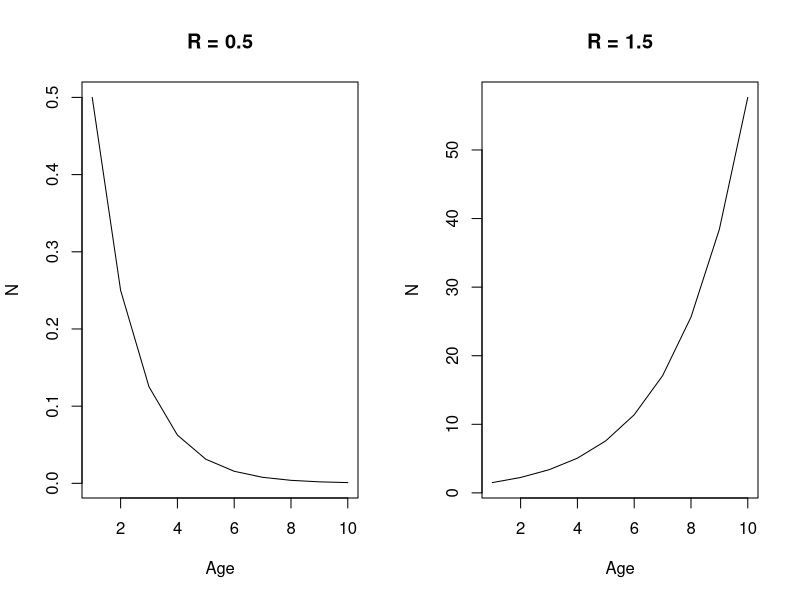
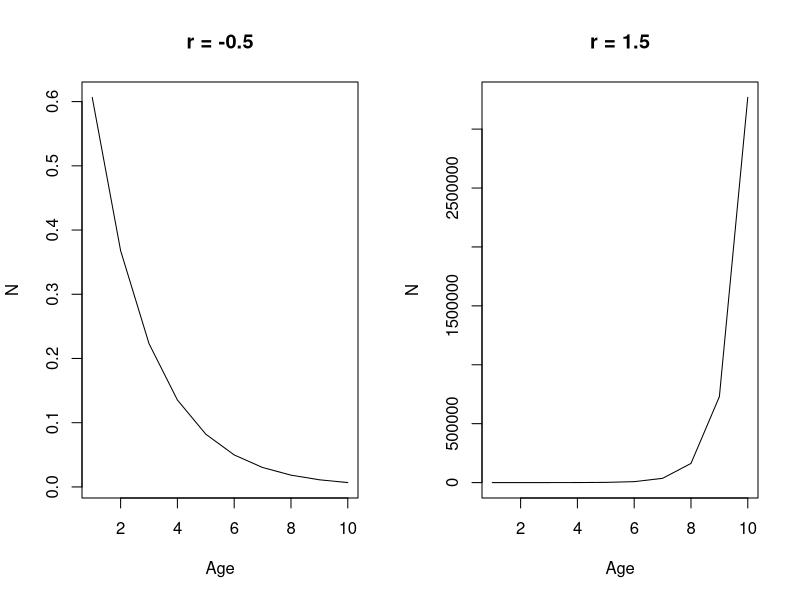
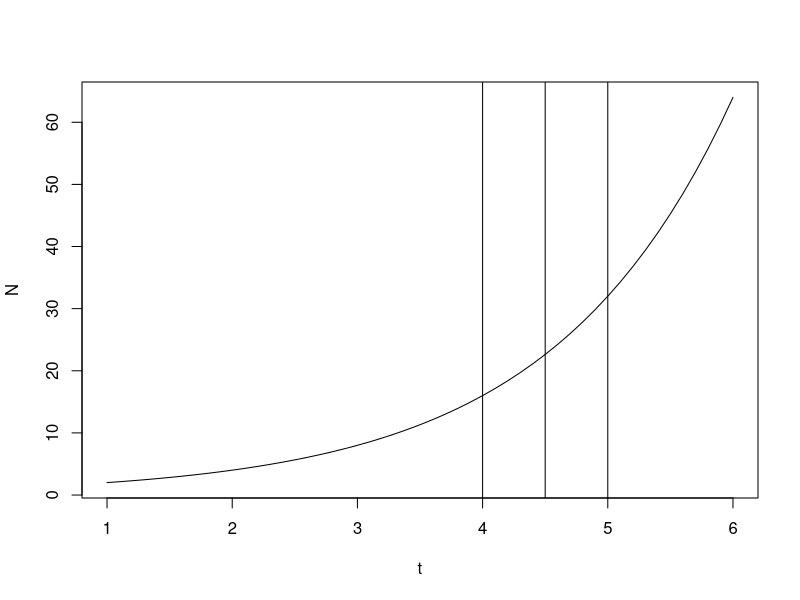
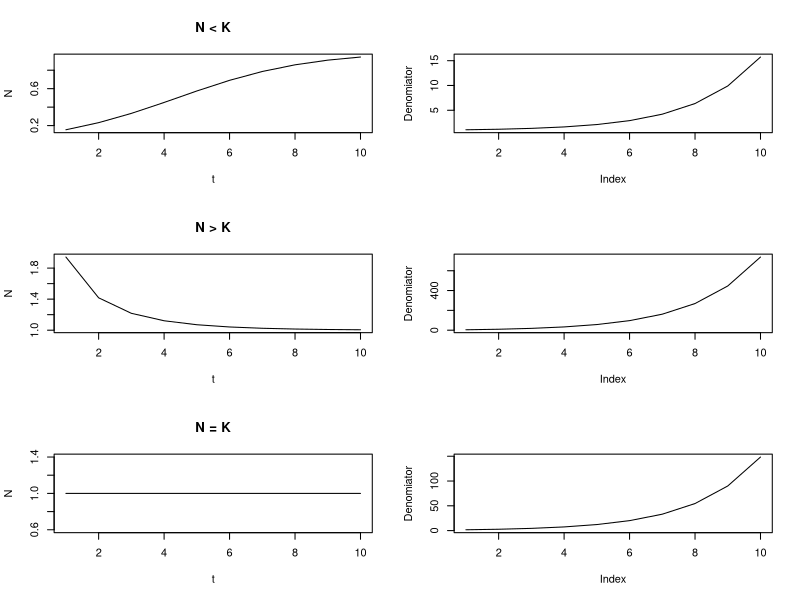
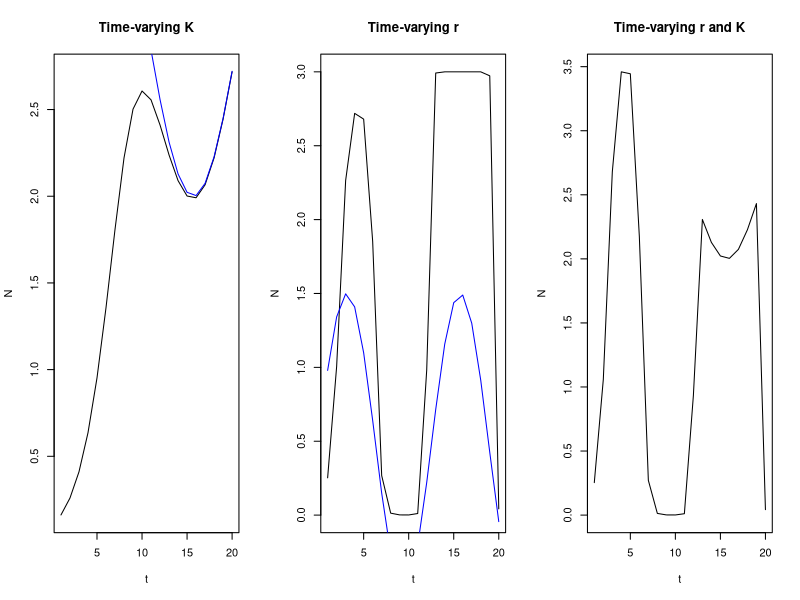
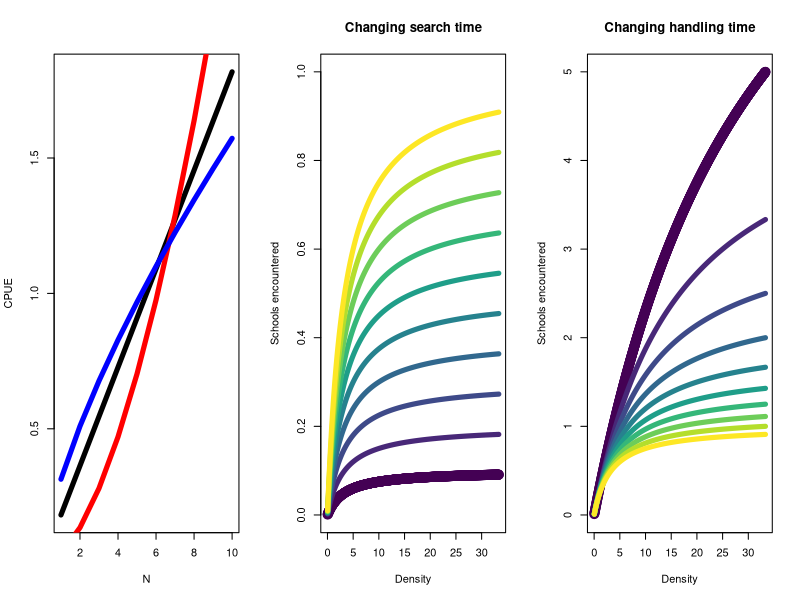

Write R code to recreate these figures, in order.
## ---- chunk 1
R_0.5 <- 0.5 # Constant ratio of growth
R_1.5 <- 1.5 # Constant ratio of growth
t <- seq(1,10,1) # time index
N <- 1 # Numbers in time 1

par(mfrow = c(1,2))
plot(N*R_0.5^t, xlab = "Age", ylab = "N", main = "R = 0.5", type = "l")
plot(N*R_1.5^t, xlab = "Age", ylab = "N", main = "R = 1.5", type = "l")
## ---- chunk 2
R_0.5 <- -0.5 # instantaneous rate of growth 
R_1.5 <- 1.5 # instantaneous rate of growth 
t <- seq(1,10,1) # time index
N <- 1 # Numbers in time 1

par(mfrow = c(1,2))
plot(N*exp(R_0.5*t), xlab = "Age", ylab = "N", main = "r = -0.5", type = "l")
plot(N*exp(R_1.5*t), xlab = "Age", ylab = "N", main = "r = 1.5", type = "l")
## ---- chunk 3
N0 <- 1 # start numbers
R <- log(2) # change in growth
t <- seq(1,6, 0.1) # time sequence
par(mfrow = c(1,1))
plot(t, N0 * exp(R * t), type = "l", xlab = "t", ylab = "N")
abline(v = 4)
abline(v = 4.5)
abline(v = 5)
## ---- chunk 4
N01 <- 0.1 # start N
N02 <- 5 # start N
N03 <- 1 # start N
r <- 0.5 # rate of growth
K <- 1 # carrying capacity
t <- seq(1, 10, 1) # time index
par(mfrow = c(3,2))
plot(t, N01 * exp(r * t) / (1 - (N01/K) + (N01/K * exp(r*t))), type = "l", ylab = "N", main = "N < K")
plot((1 - N01/K + N01/K * exp(r*t)), type = "l", ylab = "Denomiator")
plot(t, N02 * exp(r * t) / (1 - (N02/K) + (N02/K * exp(r*t))), type = "l", ylab = "N", main = "N > K")
plot((1 - N02/K + N02/K * exp(r*t)), type = "l", ylab = "Denomiator")
plot(t, N03 * exp(r * t) / (1 - (N03/K) + (N03/K * exp(r*t))), type = "l", ylab = "N", main = "N = K")
plot((1 - N03/K + N03/K * exp(r*t)), type = "l", ylab = "Denomiator")
## ---- chunk 5
N01 <- 0.1
t <- seq(1, 20, 1) # time index
r_constant <- 0.5 # constant rate of growth
r <- sin(0.5 * t) + 0.5 # rate of growth
K <- sin(0.3*t) + 3 # carrying capacity
K_constant <- 3 # constant K

par(mfrow = c(1,3))
plot(t, N01 * exp(r_constant * t) / (1 - (N01/K) + (N01/K * exp(r_constant*t))), type = "l", ylab = "N", main = "Time-varying K")
lines(t, K, col = "blue")
plot(t, N01 * exp(r * t) / (1 - (N01/K_constant) + (N01/K_constant * exp(r*t))), type = "l", ylab = "N", main = "Time-varying r")
lines(t, r, type = "l", col = "blue")
plot(t, N01 * exp(r * t) / (1 - (N01/K) + (N01/K * exp(r*t))), type = "l", ylab = "N", main = "Time-varying r and K")

## ---- chunk 6
q <- 1 # catchability
N <- seq(1, 10, 1) # abundance
E <- 3 # effort
alpha <- 0 # alpha for effort
beta_1 <- 0 # beta for abundance (proportional)
beta_2 <- 0.8 # beta for abundance (hyperdepletion)
beta_3 <- -0.3 # beta for abundance (hyperstable)

CPUE_prop <- (q * E^(alpha) * N^(beta_1)) * N
CPUE_prop <- CPUE_prop / mean(CPUE_prop)
CPUE_hd <- (q * E^(alpha) * N^(beta_2)) * N
CPUE_hd <- CPUE_hd / mean(CPUE_hd)
CPUE_hs <- (q * E^(alpha) * N^(beta_3)) * N
CPUE_hs <- CPUE_hs / mean(CPUE_hs)

plot(N, CPUE_prop, ylab = "CPUE", xlab = "N", type = "l", lwd = 5)
lines(N,CPUE_hd, ylab = "CPUE", xlab = "N", type = "l", col = "red", lwd = 5) 
lines(N, CPUE_hs, ylab = "CPUE", xlab = "N", type = "l", col = "blue", lwd = 5)
## ---- chunk 7
a = 0.3 # search rate
tau_s = seq(0.1, 1, 0.1) # search per unit time
tau_h = 1 # handling per unit time
D = seq(1, 1e3, 1) / 30 # density

col = viridis::viridis(n = length(tau_s))
for(i in 1:length(tau_s)) {
  if(i == 1) plot(D, (a * tau_s[i] * D) / (1 + (a * tau_h * D)), lwd = 5, col = col[i], ylim = c(0,1),
                  xlab = "Density", ylab = "Schools encountered", main = "Changing search time")
  else lines(D, (a * tau_s[i] * D) / (1 + (a * tau_h * D)), lwd = 5, col = col[i])
}
## ---- chunk 8
a = 0.3 # search rate
tau_h = seq(0.1, 1, 0.1) # handling per unit time
tau_s = 1 # search per unit time
D = seq(1, 1e3, 1) / 30 # density
col = viridis::viridis(n = length(tau_h))
for(i in 1:length(tau_h)) {
  if(i == 1) plot(D, (a * tau_s * D) / (1 + (a * tau_h[i] * D)), lwd = 5, col = col[i], ylim = c(0,5),
                  xlab = "Density", ylab = "Schools encountered", main = "Changing handling time")
  else lines(D, (a * tau_s * D) / (1 + (a * tau_h[i] * D)), lwd = 5, col = col[i])
}
